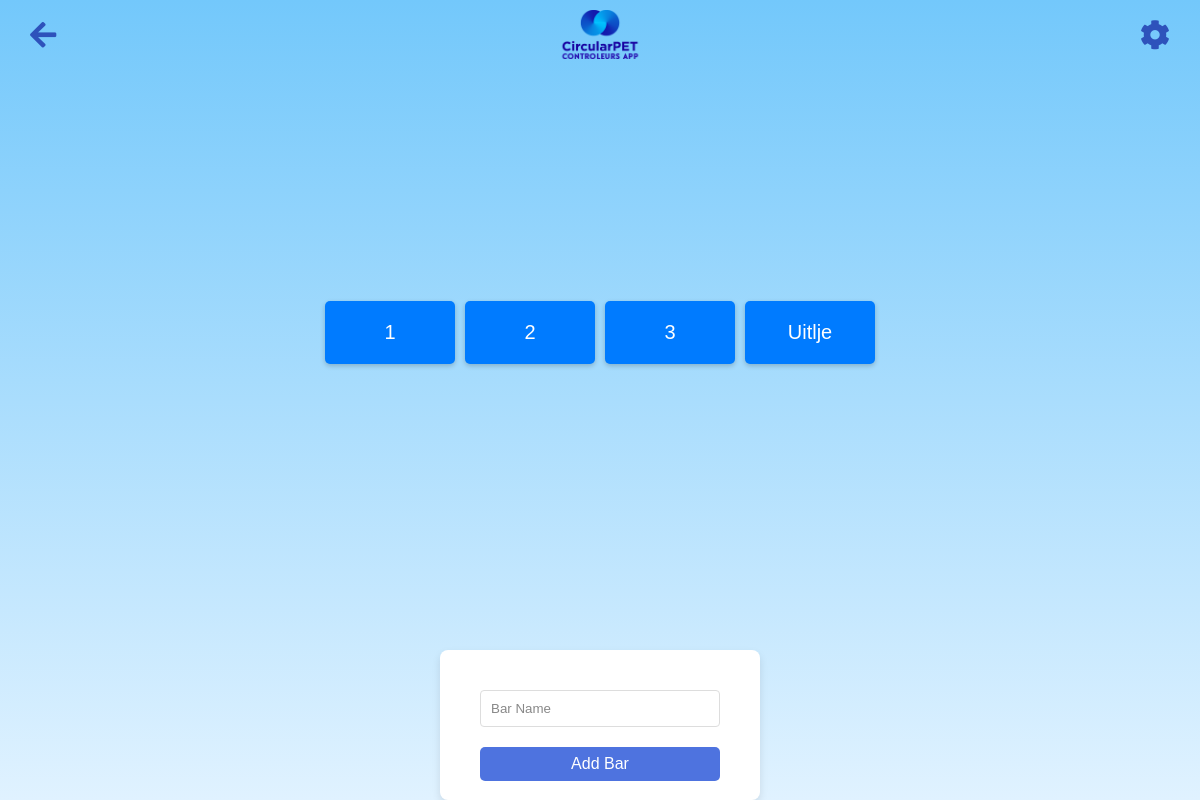
/location/0/1?user_id=1&from_admin=true (signed in), run on the app's committed database.
### app.py (models this page shows, shortened)
class Bar(db.Model):
    id = db.Column(db.Integer, primary_key=True)
    zakken_gekregen = db.Column(db.Integer, default=0)
    volle_zakken_opgehaald = db.Column(db.Integer, default=0)
    kg_van_zak = db.Column(db.Integer, default=0)
    url = db.Column(db.String)
    link = db.Column(db.String)
    note = db.Column(db.String, nullable=True)  # Add this line to include a note field
    change_log = db.Column(db.String, default="", nullable=True)
    activity_log = db.relationship('ActivityLog', backref='bar', lazy=True)
    id = db.Column(db.Integer, primary_key=True)
    name = db.Column(db.String(120), unique=True, nullable=False)
    zakken = db.Column(db.Integer, nullable=False, default=0)
    bekers = db.Column(db.Integer, nullable=False, default=0)
    location_id = db.Column(db.Integer, db.ForeignKey('location.id'), nullable=False)
    location = db.relationship('Location', backref=db.backref('bars', lazy=True))

### app.py (the view, shortened to what this page needs)
@app.route('/location/<int:user_id>/<int:location_id>', methods=['GET', 'POST'])
@login_required  # Use login_required to ensure the user is logged in
def location(user_id, location_id):
    session['location_id'] = location_id  # Store location_id in session
    location = Location.query.get_or_404(location_id)
    bars = Bar.query.filter_by(location_id=location_id).all()
    bar_form = BarForm()  # For adding new bars
    bar_link_form = BarLinkForm()  # For navigating to a specific bar
    from_admin = request.args.get('from_admin', 'false').lower() == 'true'  # Capture the parameter
    if bar_link_form.validate_on_submit():
        bar_number = bar_link_form.bar_number.data
        return redirect(url_for('bar', bar_id=bar_number))
    return render_template('location.html', location=location, bars=bars, bar_form=bar_form, from_admin=from_admin, bar_link_form=bar_link_form, current_user=current_user)

### app.py
class BarForm(FlaskForm):
    name = StringField('Name', validators=[DataRequired()])
    link = StringField('Link', validators=[DataRequired(), URL()])  # Ensure this is included if you need a direct URL field
    submit = SubmitField('Add Bar')

class BarLinkForm(FlaskForm):
    bar_number = StringField('Bar Number', validators=[DataRequired()])
    submit = SubmitField('Create Link')

### app.py (called while the page is built)
@login_manager.user_loader
def load_user(user_id):
    return User.query.get(int(user_id))

### templates/location.html (shortened to what this page needs)
<html lang="en">
<head>
    <link rel="stylesheet" href="{{ url_for('static', filename='main.css') }}">
    <link rel="stylesheet" href="https://cdnjs.cloudflare.com/ajax/libs/font-awesome/5.15.1/css/all.min.css">
</head>
<body>
    <img src="{{ url_for('static', filename='logo.png') }}" alt="CircularPET Logo" class="logo2">
    <a href="javascript:history.back()" class="back-button"><i class="fas fa-arrow-left"></i></a>
    {% if from_admin %}
    <i id="gear-icon" class="fa fa-cog gear-icon-container"></i>
    <div id="formContainer" class="form-container">
        <form id="barLinkForm" method="POST">
            <input type="text" name="bar_name" class="form-input" placeholder="Bar Name" required>
            <input type="submit" value="Add Bar" class="submit-button">
        </form>
    </div>
    {% endif %}
    <ul id="barsList" class="bars-list">
        {% for bar in bars %}
        <li>
            {% if current_user.is_admin %}
                <a href="{{ url_for('bar', bar_id=bar.id, user_id=current_user.id, from_admin=true) }}" class="bar-button">{{ bar.name }}</a>
            {% else %}
                <a href="{{ url_for('bar', bar_id=bar.id) }}" class="bar-button">{{ bar.name }}</a>
            {% endif %}
        </li>
        {% endfor %}
    </ul>
</body>
</html>

### static/main.css (style rules this page uses)
body { font-family: 'Arial', sans-serif; background: linear-gradient(to bottom, #73c8fb 0%, #e0f2ff 100%); margin: 0; padding: 0; display: flex; height: 100vh; align-items: center; flex-wrap: wrap; justify-content: center; }
.back-button { position: fixed; top: 10px; left: 10px; background-color: transparent; color: #2E52BB; text-decoration: none; padding: 10px 20px; border-radius: 5px; font-size: 30px; z-index: 1000; }
#gear-icon { font-size: 30px; }
.logo2 { position: absolute; top: 10px; width: 90px; position: fixed; z-index: 1000; }
.gear-icon-container { position: fixed; top: 20px; right: 20px; cursor: pointer; font-size: 24px; color: #2E52BB; font-size: 30px; padding: 10px 20px; margin-top: -10px; margin-right: -10px; z-index: 1000; }
.form-container { background-color: #fff; border-radius: 8px; box-shadow: 0 4px 8px rgba(0, 0, 0, 0.1); padding: 20px; max-width: 280px; margin: 0 auto; transition: all 0.3s ease-in-out; }
.form-input { border: 1px solid #ddd; border-radius: 4px; padding: 10px; margin-bottom: 10px; width: 100%; box-sizing: border-box; transition: border 0.3s ease-in-out; }
#formContainer { position: absolute; bottom: 0px; height: 110px; }
.submit-button { background-color: #76C9FB; color: white; padding: 10px 20px; border: none; border-radius: 4px; cursor: pointer; width: 100%; transition: background-color 0.3s ease-in-out; }
.bars-list { display: flex; flex-wrap: wrap; gap: 10px; justify-content: center; list-style: none; padding: 0; margin-top: -120px; }
.bars-list li a { background-color: #007bff; color: white; display: flex; justify-content: center; align-items: center; padding: 20px 15px; text-decoration: none; border-radius: 5px; box-shadow: 0 2px 5px rgba(0, 0, 0, 0.2); transition: background-color 0.3s ease; min-width: 100px; text-align: center; font-size: 20px; }
::placeholder { color: #888; }
form { background: #fff; padding: 20px; border-radius: 10px; display: inline-block; }
form label, form select, form input[type="submit"] { font-size: 1em; }
.form-container { display: flex; justify-content: space-between; }
form input[type="submit"] { padding: 0.5em 1em; border: none; border-radius: 5px; background-color: #4e73df; color: white; cursor: pointer; transition: background-color 0.3s ease; }
input[type="submit"] { padding: 15px 20px; font-size: 18px; margin-top: 10px; width: 100%; }

### data on the page
Bar: name "1"
Bar: name "2"
Bar: name "3"
Bar: name "Uitlje"
